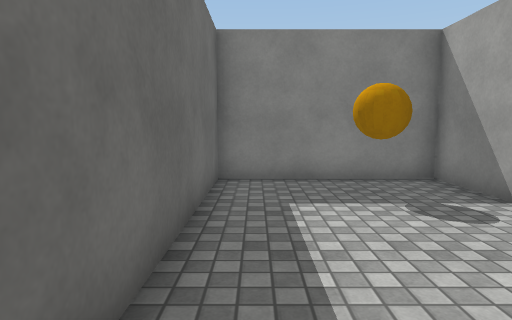
View 1 (above)

15 first-person views from a walk through a 3-D level made in the Unity game engine. The camera is 1.3 m above the floor, tilts 6° down and sees 75° across. The floor is counted in squares, 1 m on a side. Each view is taken from the middle of a square. On the plan, view 1 faces up. The plan holds only what a view shows up to about 14 squares ahead; the rest is blank. Surface patterns are stand-ins for the level's own textures.

View 2
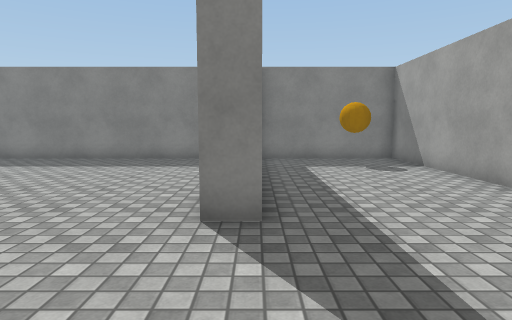

View 3
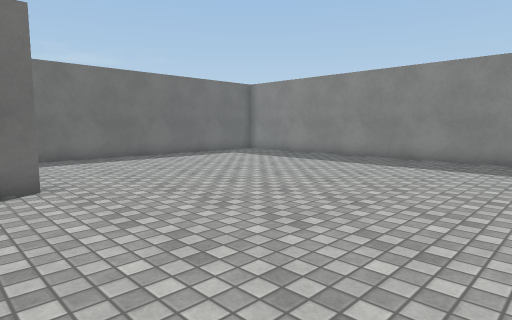

View 4
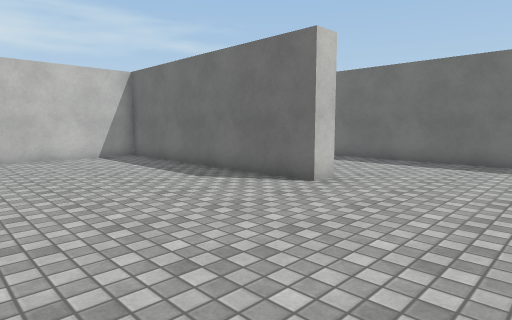

View 5
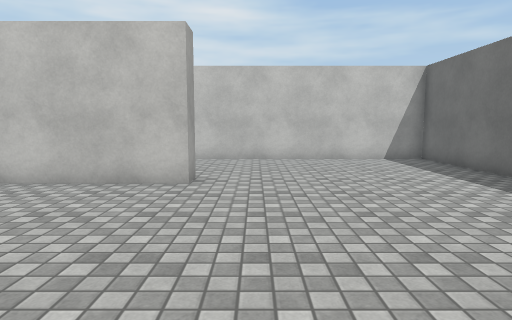

View 6
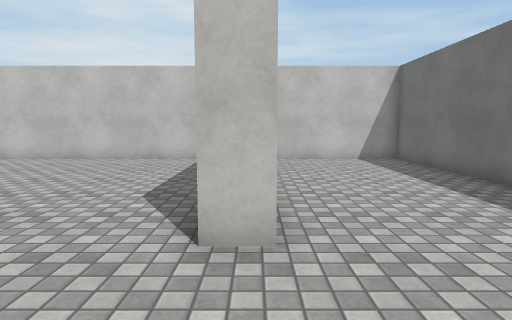

View 7
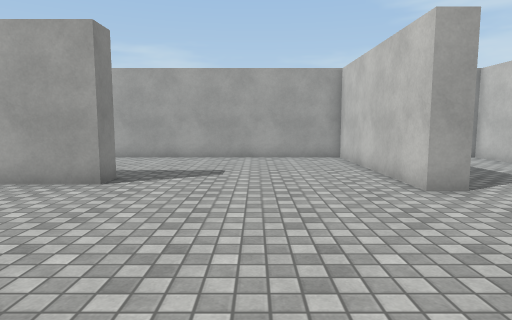

View 8
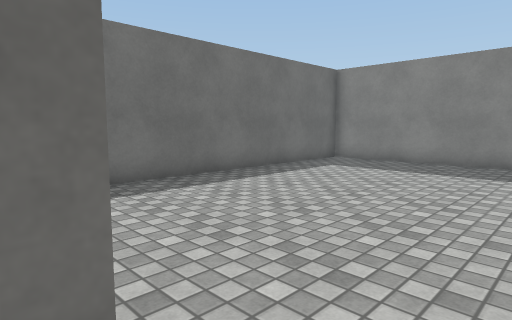

View 9
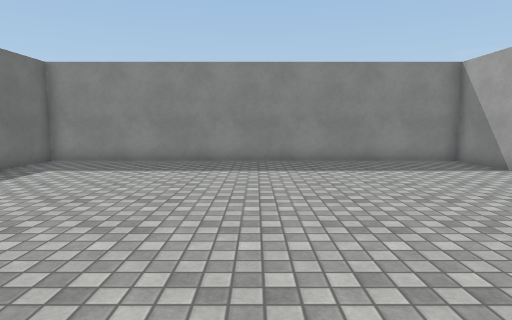

View 10
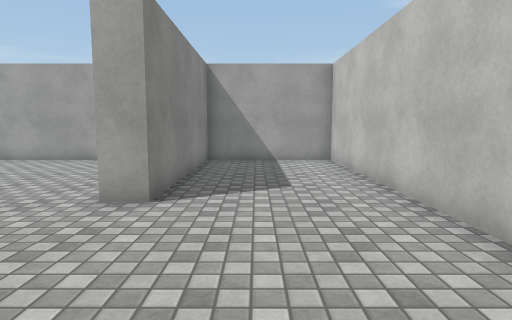

View 11
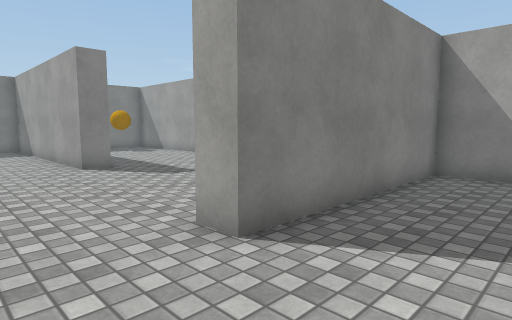

View 12
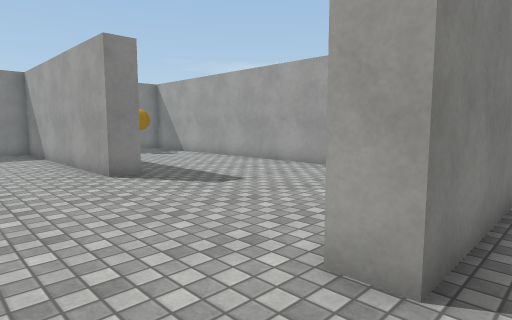

View 13
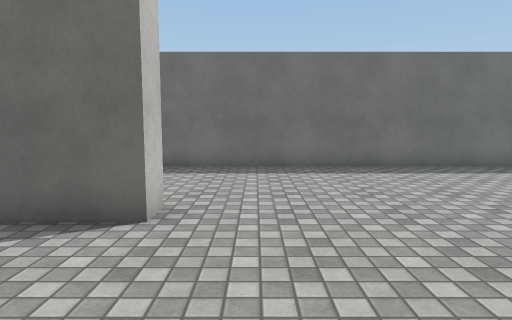

View 14
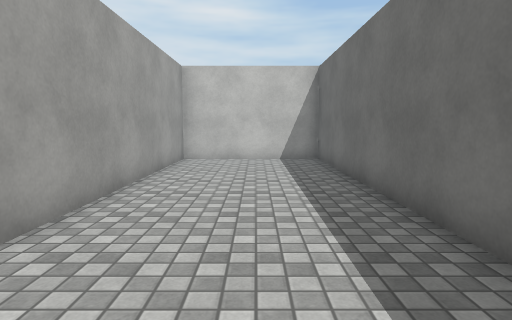

View 15
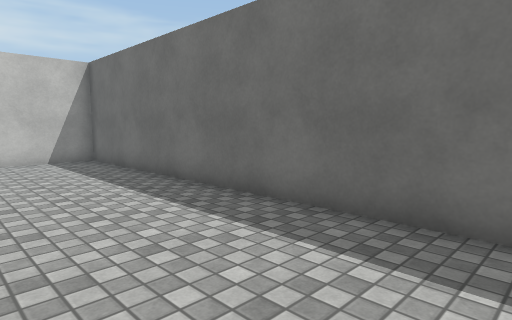

### Floor plan
Points are (right, up) in squares from view 1. A wall is a line through its corners. A room is listed if a view was taken in it or the views show most of it. See-through windows are left out.
Room 1 (views 1, 2, 3, 4, 5, 6, 7, 8, 9, 10, 11, 12, 13, 14, 15)
walls: (-0.9, -0.6) (-1.8, -0.6) (-1.8, 8) (-16.4, 8) (-16.4, -12.8) (-11.2, -12.8) (-11.2, -3.5) (-10.4, -3.5) (-10.4, -12.8) (4.3, -12.8) (4.3, -8.2) (-2.5, -8.2) (-2.5, -7.4) (4.3, -7.4) (4.3, 8) (-0.9, 8) (-0.9, 1.1)
objects: ball (2, 6) to (3, 6)

Positions as (right, up) in squares from view 1, and headings:
1: (0, 0), facing up
2: (-1, -5), facing up
3: (-3, -5), facing up-left
4: (-4, 1), facing down-left
5: (-4, 0), facing down
6: (-11, 0), facing down
7: (-9, -4), facing right
8: (-9, -4), facing up-left
9: (-9, -4), facing up
10: (-8, -10), facing right
11: (-5, -11), facing up-right
12: (-5, -9), facing up-right
13: (-6, -2), facing left
14: (-14, 0), facing down
15: (-12, 0), facing down-left
